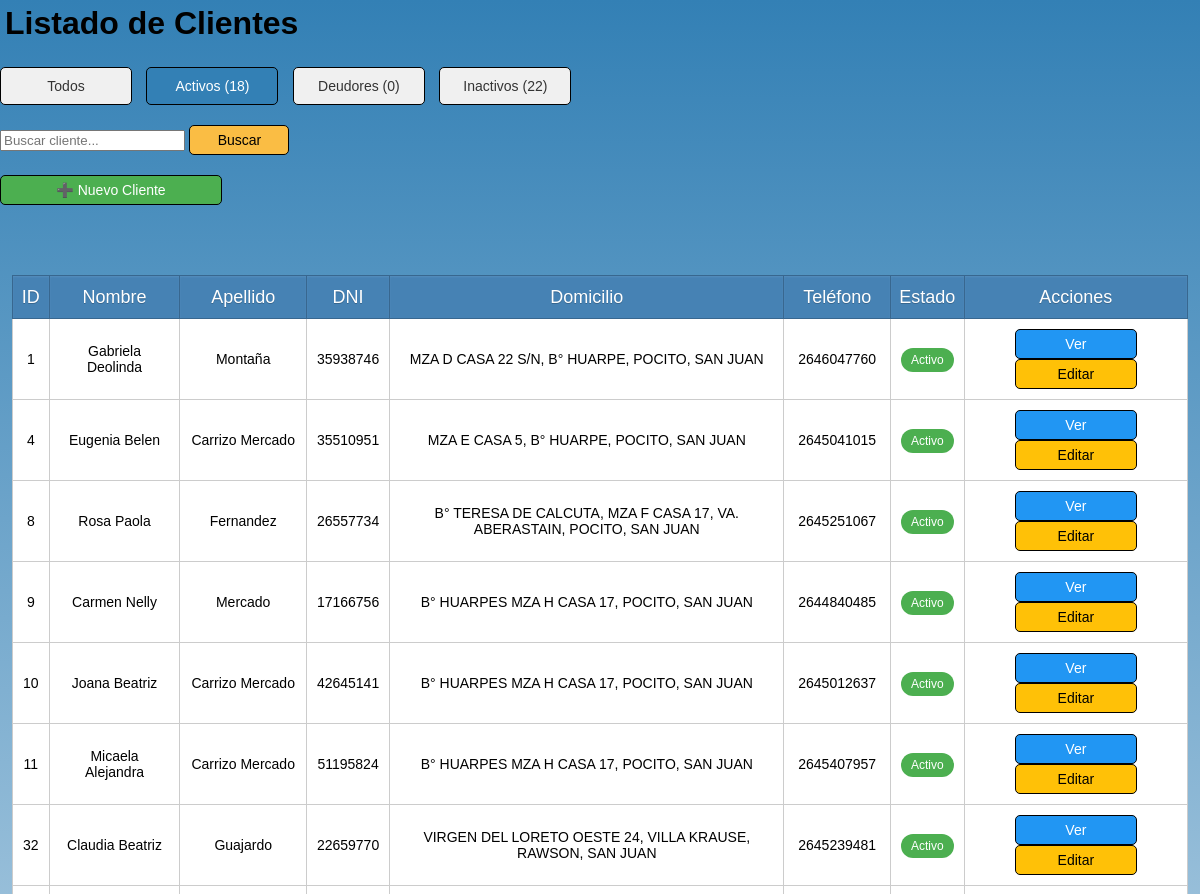
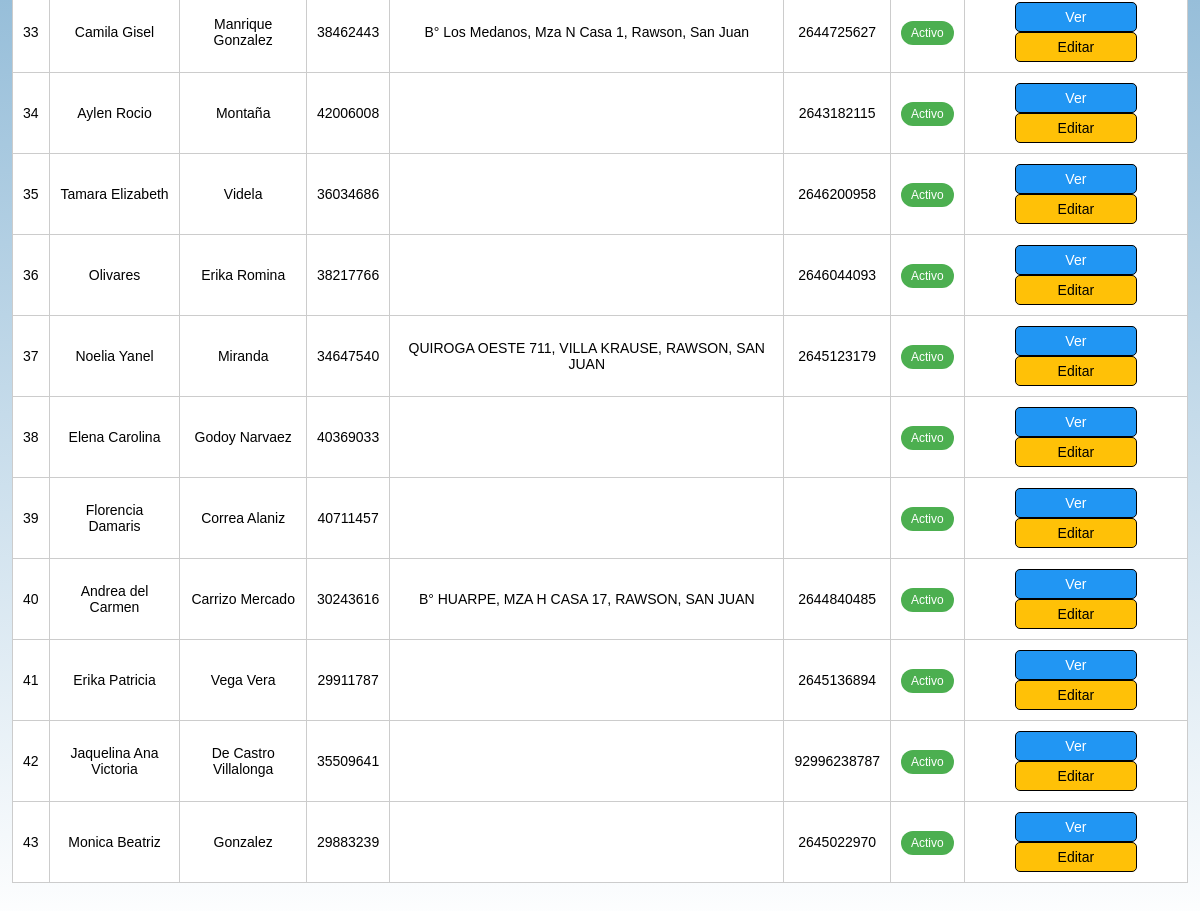
The page /src/modules/clientes/index_clientes.php?estado=Activo on the database its author committed (2 pictures, top to bottom).
### tables this page shows
CREATE TABLE `clientes` (
  `id_cliente` int(10) UNSIGNED NOT NULL,
  `nombre` text NOT NULL,
  `apellido` text NOT NULL,
  `dni` varchar(20) NOT NULL,
  `domicilio` varchar(100) NOT NULL,
  `telefono` varchar(20) NOT NULL,
  `estado` enum('Activo','Deudor','Inactivo') NOT NULL
);

### src/modules/clientes/index_clientes.php (the view, shortened to what this page needs)
<?php
require_once '../../config/database.php';
$buscar = isset($_GET['buscar']) ? trim($_GET['buscar']) : '';
$estado = isset($_GET['estado']) ? $_GET['estado'] : '';
$query = "SELECT id_cliente, nombre, apellido, dni, domicilio, telefono, estado
          FROM clientes
          WHERE 1";
if (!empty($estado) && in_array($estado, ['Activo', 'Deudor', 'Inactivo'])) {
    $query .= " AND estado = '" . $conn->real_escape_string($estado) . "'";
}
$result = $conn->query($query);
?>
<!DOCTYPE html>
<html lang="es">
<head>
    <link rel="stylesheet" href="../../../style/style.css">
</head>
<body>
    <h1>Listado de Clientes</h1>
    <div class="filtros-estado">
        <a href="index_clientes.php" class="<?php echo empty($estado) ? 'activo' : ''; ?>">Todos</a>
        <a href="index_clientes.php?estado=Activo" class="<?php echo $estado == 'Activo' ? 'activo' : ''; ?>">Activos (<?php echo contar_clientes('Activo'); ?>)</a>
        <a href="index_clientes.php?estado=Deudor" class="<?php echo $estado == 'Deudor' ? 'activo' : ''; ?>">Deudores (<?php echo contar_clientes('Deudor'); ?>)</a>
        <a href="index_clientes.php?estado=Inactivo" class="<?php echo $estado == 'Inactivo' ? 'activo' : ''; ?>">Inactivos (<?php echo contar_clientes('Inactivo'); ?>)</a>
    </div>
    <form action="index_clientes.php" method="GET">
        <input type="text" name="buscar" placeholder="Buscar cliente..." value="<?php echo htmlspecialchars($buscar); ?>">
        <button type="submit">Buscar</button>
    </form>
    <a href="registrar_cliente.php" class="nuevo-cliente">➕ Nuevo Cliente</a>
    <table>
        <thead>
            <tr>
                <th>ID</th>
                <th>Nombre</th>
                <th>Apellido</th>
                <th>DNI</th>
                <th>Domicilio</th>
                <th>Teléfono</th>
                <th>Estado</th>
                <th>Acciones</th>
            </tr>
        </thead>
        <tbody>
            <?php if ($result->num_rows > 0): ?>
                <?php while ($cliente = $result->fetch_assoc()): ?>
                    <tr class="estado-<?php echo strtolower($cliente['estado']); ?>">
                        <td><?php echo $cliente['id_cliente']; ?></td>
                        <td><?php echo htmlspecialchars($cliente['nombre']); ?></td>
                        <td><?php echo htmlspecialchars($cliente['apellido']); ?></td>
                        <td><?php echo $cliente['dni']; ?></td>
                        <td><?php echo htmlspecialchars($cliente['domicilio']); ?></td>
                        <td><?php echo $cliente['telefono']; ?></td>
                        <td>
                            <span class="badge-estado <?php echo strtolower($cliente['estado']); ?>">
                                <?php echo $cliente['estado']; ?>
                            </span>
                        </td>
                        <td>
                        <a href="detalle_cliente.php?id_cliente=<?php echo $cliente['id_cliente']; ?>" class="btn-ver">Ver</a>
                            <a href="editar_cliente.php?id_cliente=<?php echo $cliente['id_cliente']; ?>" class="btn-editar">Editar</a>
                        </td>
                    </tr>
                <?php endwhile; ?>
            <?php else: ?>
                <tr>
                    <td colspan="8" class="sin-resultados">No se encontraron clientes</td>
                </tr>
            <?php endif; ?>
        </tbody>
    </table>
</body>
</html>
<?php
function contar_clientes($estado)
{
    global $conn;
    $query = "SELECT COUNT(*) AS total FROM clientes WHERE estado = '" . $conn->real_escape_string($estado) . "'";
    $result = $conn->query($query);
    return $result->fetch_assoc()['total'];
}
?>

### style/style.css (style rules this page uses)
body { background: linear-gradient(to bottom, #3380B5, white); font-family: sans-serif; margin: 0; padding: 0; height: 100%; width: 100%; display: flex; flex-direction: column; }
table { text-align: center; width: 98%; border-collapse: collapse; border: 1px solid black; margin: 50px auto; background: white; }
th { background: steelblue; height: 40px; font-weight: lighter; text-shadow: 0 1px 0 #38678f; color: white; border: 1px solid #38678f; box-shadow: inset 0px 1px 2px #568ebd; transition: all 0.2s; font-size: 18px; }
tr { border-bottom: 1px solid #cccccc; width: 100%; }
td { border: 1px solid #cccccc; padding: 10px; transition: all 0.2s; font-size: 14px; }
a, input[type="submit"], button { font-size: 14px; text-align: center; width: 100px; display: inline-block; background-color: #FABD44; padding: 6px 10px; border-radius: 5px; text-decoration: none; color: black; border: 1px solid black; cursor: pointer; }
h1 { font-family: sans-serif; margin: 5px; }
.filtros-estado { margin: 20px 0; }
.filtros-estado a { padding: 10px 15px; margin-right: 10px; border-radius: 5px; text-decoration: none; background: #f0f0f0; color: #333; transition: all 0.3s; }
.filtros-estado a.activo { background: #3380B5; color: white; }
.badge-estado { padding: 5px 10px; border-radius: 15px; font-size: 12px; }
.badge-estado.activo { background: #4CAF50; color: white; }
.btn-editar { background: #FFC107 !important; }
.btn-ver { background: #2196F3 !important; color: white !important; }
.nuevo-cliente { display: block; width: 200px; margin: 20px 0; background: #4CAF50 !important; color: white !important; }
.activo { background-color: #d4edda; color: #155724; }

### rows shown on the page
clientes: id_cliente "1", nombre "Gabriela Deolinda", apellido "Montaña", dni "35938746", domicilio "MZA D CASA 22 S/N, B° HUARPE, POCITO, SAN JUAN", telefono "2646047760", estado "Activo"
clientes: id_cliente "4", nombre "Eugenia Belen", apellido "Carrizo Mercado", dni "35510951", domicilio "MZA E CASA 5, B° HUARPE, POCITO, SAN JUAN", telefono "2645041015", estado "Activo"
clientes: id_cliente "8", nombre "Rosa Paola", apellido "Fernandez", dni "26557734", domicilio "B° TERESA DE CALCUTA, MZA F CASA 17, VA. ABERASTAIN, POCITO, SAN JUAN", telefono "2645251067", estado "Activo"
clientes: id_cliente "9", nombre "Carmen Nelly", apellido "Mercado", dni "17166756", domicilio "B° HUARPES MZA H CASA 17, POCITO, SAN JUAN", telefono "2644840485", estado "Activo"
clientes: id_cliente "10", nombre "Joana Beatriz", apellido "Carrizo Mercado", dni "42645141", domicilio "B° HUARPES MZA H CASA 17, POCITO, SAN JUAN", telefono "2645012637", estado "Activo"
clientes: id_cliente "11", nombre "Micaela Alejandra", apellido "Carrizo Mercado", dni "51195824", domicilio "B° HUARPES MZA H CASA 17, POCITO, SAN JUAN", telefono "2645407957", estado "Activo"
clientes: id_cliente "32", nombre "Claudia Beatriz", apellido "Guajardo", dni "22659770", domicilio "VIRGEN DEL LORETO OESTE 24, VILLA KRAUSE, RAWSON, SAN JUAN", telefono "2645239481", estado "Activo"
clientes: id_cliente "33", nombre "Camila Gisel", apellido "Manrique Gonzalez", dni "38462443", domicilio "B° Los Medanos, Mza N Casa 1, Rawson, San Juan", telefono "2644725627", estado "Activo"
clientes: id_cliente "34", nombre "Aylen Rocio", apellido "Montaña", dni "42006008", telefono "2643182115", estado "Activo"
clientes: id_cliente "35", nombre "Tamara Elizabeth", apellido "Videla", dni "36034686", telefono "2646200958", estado "Activo"
clientes: id_cliente "36", nombre "Olivares", apellido "Erika Romina", dni "38217766", telefono "2646044093", estado "Activo"
clientes: id_cliente "37", nombre "Noelia Yanel", apellido "Miranda", dni "34647540", domicilio "QUIROGA OESTE 711, VILLA KRAUSE, RAWSON, SAN JUAN", telefono "2645123179", estado "Activo"
clientes: id_cliente "38", nombre "Elena Carolina", apellido "Godoy Narvaez", dni "40369033", estado "Activo"
clientes: id_cliente "39", nombre "Florencia Damaris", apellido "Correa Alaniz", dni "40711457", estado "Activo"
clientes: id_cliente "40", nombre "Andrea del Carmen", apellido "Carrizo Mercado", dni "30243616", domicilio "B° HUARPE, MZA H CASA 17, RAWSON, SAN JUAN", telefono "2644840485", estado "Activo"
clientes: id_cliente "41", nombre "Erika Patricia", apellido "Vega Vera", dni "29911787", telefono "2645136894", estado "Activo"
clientes: id_cliente "42", nombre "Jaquelina Ana Victoria", apellido "De Castro Villalonga", dni "35509641", telefono "92996238787", estado "Activo"
clientes: id_cliente "43", nombre "Monica Beatriz", apellido "Gonzalez", dni "29883239", telefono "2645022970", estado "Activo"

### other values the page prints
contar_clientes('Activo') "18"
contar_clientes('Deudor') "0"
contar_clientes('Inactivo') "22"
